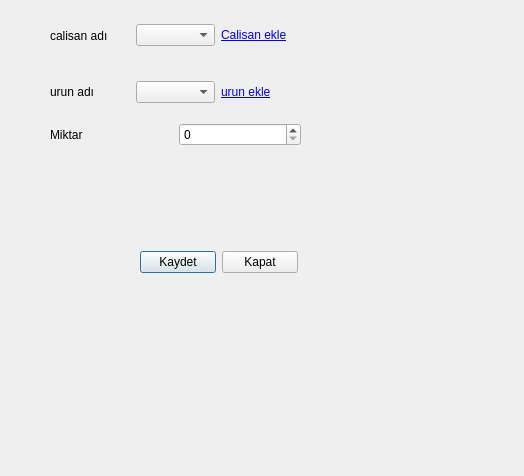
<?xml version="1.0" encoding="UTF-8"?>
<ui version="4.0">
 <class>uretimekle</class>
 <widget class="QDialog" name="uretimekle">
  <property name="geometry">
   <rect>
    <x>0</x>
    <y>0</y>
    <width>524</width>
    <height>476</height>
   </rect>
  </property>
  <property name="windowTitle">
   <string>Dialog</string>
  </property>
  <widget class="QWidget" name="layoutWidget">
   <property name="geometry">
    <rect>
     <x>140</x>
     <y>250</y>
     <width>158</width>
     <height>25</height>
    </rect>
   </property>
   <layout class="QHBoxLayout" name="horizontalLayout">
    <item>
     <widget class="QPushButton" name="pbKaydet">
      <property name="text">
       <string>Kaydet</string>
      </property>
     </widget>
    </item>
    <item>
     <widget class="QPushButton" name="pbKapat">
      <property name="text">
       <string>Kapat</string>
      </property>
     </widget>
    </item>
   </layout>
  </widget>
  <widget class="QWidget" name="layoutWidget">
   <property name="geometry">
    <rect>
     <x>50</x>
     <y>10</y>
     <width>251</width>
     <height>136</height>
    </rect>
   </property>
   <layout class="QVBoxLayout" name="verticalLayout">
    <item>
     <layout class="QHBoxLayout" name="horizontalLayout_4">
      <item>
       <widget class="QLabel" name="lbCalisanAdi">
        <property name="text">
         <string>calisan adı</string>
        </property>
       </widget>
      </item>
      <item>
       <widget class="QComboBox" name="cmbCalisanid"/>
      </item>
      <item>
       <widget class="QLabel" name="Calisanekle">
        <property name="text">
         <string>&lt;a href=&quot;#&quot;&gt;Calisan ekle&lt;/a&gt;</string>
        </property>
       </widget>
      </item>
     </layout>
    </item>
    <item>
     <layout class="QHBoxLayout" name="horizontalLayout_5">
      <item>
       <widget class="QLabel" name="lburunAdi">
        <property name="text">
         <string>urun adı</string>
        </property>
       </widget>
      </item>
      <item>
       <widget class="QComboBox" name="cmbUrunid"/>
      </item>
      <item>
       <widget class="QLabel" name="Urunekle">
        <property name="text">
         <string>&lt;a href=&quot;#&quot;&gt;urun ekle&lt;/a&gt;</string>
        </property>
       </widget>
      </item>
     </layout>
    </item>
    <item>
     <layout class="QHBoxLayout" name="horizontalLayout_6">
      <item>
       <widget class="QLabel" name="lbMiktar">
        <property name="text">
         <string>Miktar</string>
        </property>
       </widget>
      </item>
      <item>
       <widget class="QSpinBox" name="sbMiktar"/>
      </item>
     </layout>
    </item>
   </layout>
  </widget>
 </widget>
 <resources/>
 <connections>
  <connection>
   <sender>pbKapat</sender>
   <signal>clicked()</signal>
   <receiver>uretimekle</receiver>
   <slot>reject()</slot>
   <hints>
    <hint type="sourcelabel">
     <x>261</x>
     <y>263</y>
    </hint>
    <hint type="destinationlabel">
     <x>221</x>
     <y>327</y>
    </hint>
   </hints>
  </connection>
  <connection>
   <sender>sbMiktar</sender>
   <signal>valueChanged(int)</signal>
   <receiver>uretimekle</receiver>
   <slot>degisti()</slot>
   <hints>
    <hint type="sourcelabel">
     <x>143</x>
     <y>123</y>
    </hint>
    <hint type="destinationlabel">
     <x>133</x>
     <y>157</y>
    </hint>
   </hints>
  </connection>
  <connection>
   <sender>cmbCalisanid</sender>
   <signal>currentIndexChanged(int)</signal>
   <receiver>uretimekle</receiver>
   <slot>degisti()</slot>
   <hints>
    <hint type="sourcelabel">
     <x>154</x>
     <y>28</y>
    </hint>
    <hint type="destinationlabel">
     <x>235</x>
     <y>16</y>
    </hint>
   </hints>
  </connection>
  <connection>
   <sender>cmbUrunid</sender>
   <signal>currentIndexChanged(int)</signal>
   <receiver>uretimekle</receiver>
   <slot>degisti()</slot>
   <hints>
    <hint type="sourcelabel">
     <x>115</x>
     <y>80</y>
    </hint>
    <hint type="destinationlabel">
     <x>220</x>
     <y>45</y>
    </hint>
   </hints>
  </connection>
 </connections>
 <slots>
  <slot>degisti()</slot>
 </slots>
</ui>
